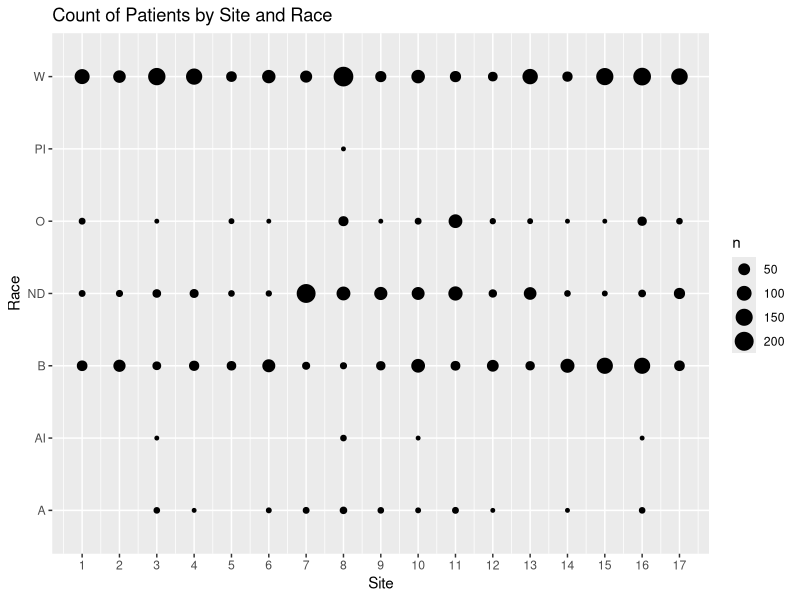

Here is the R script that generated this plot:
## ---- chunk 1
# load in useful packages
library(tidyverse)
library(forcats)
library(lubridate)
library(stringr)
library(RColorBrewer)
library(ggpubr)
library("reshape")
library(formatR)
# R.utils::sourceDirectory("./R/", modifiedOnly = F, recursive = F) # useful functions

# set default knitr chunks
knitr::opts_chunk$set(
  echo = FALSE,  # don't print the code chunk
  warning = FALSE,  # don't print warnings
  message = FALSE,  # don't print messages
  fig.width = 6,  # set default width of figures
  fig.height = 4,  # set default height of figures
  fig.align = "center",  # always align figure in center
  fig.pos = "H",  # always plot figure at the exact location of the code chunk
  cache = FALSE)  # don't cache results
## ---- chunk 2
av <- read.csv("./CSpine/CSV datasets/analysisvariables.csv")
radiology <- read.csv("./CSpine/CSV datasets/radiologyreview.csv")
injury <- read.csv("./CSpine/CSV datasets/injuryclassification.csv")
site <- read.csv("./CSpine/CSV datasets/clinicalpresentationsite.csv")
ems <- read.csv("./CSpine/CSV datasets/clinicalpresentationfield.csv")
outside <- read.csv("./CSpine/CSV datasets/clinicalpresentationoutside.csv")
dem <- read.csv("./CSpine/CSV datasets/demographics.csv")

names(dem)[names(dem) == "studysubjectid"] <- "StudySubjectID"
av_dem <- merge(av, dem, by="StudySubjectID")

plot_demographics_count <- ggplot(data = av_dem) + 
                            geom_count(mapping = aes(x = SITE, y = Race))+
                            ggtitle("Count of Patients by Site and Race")+
                            xlab("Site")+
                            guides(fill=guide_legend(title="Count"))+
                            scale_x_continuous(breaks=seq(1,17,1))
plot_demographics_count
